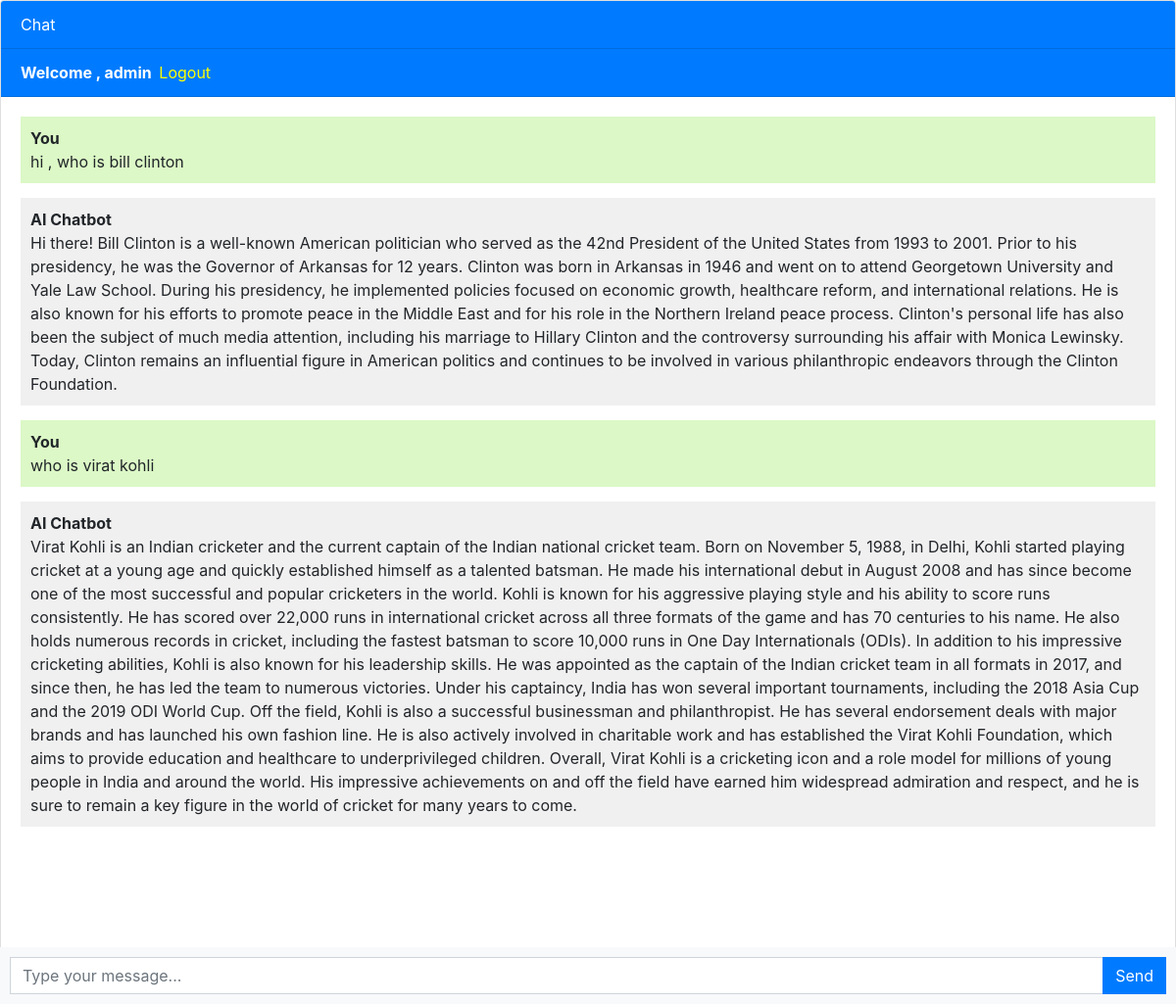
Screenshot of / (signed in) with the database file from the repository.
### chatbot/models.py (models this page shows, shortened)
class Chat(models.Model):
    user = models.ForeignKey(User,on_delete=models.CASCADE)
    message = models.TextField()
    response = models.TextField()
    created_at = models.DateTimeField(auto_now_add=True)

### chatbot/views.py (the view)
# urls.py: path('',views.chatbot,name='chatbot'),
def chatbot(request):
    chats = Chat.objects.filter(user=request.user)
    if request.method == 'POST':
        message = request.POST.get('message')
        response = generateResponse(message)
        chat = Chat(user=request.user,message=message,response=response,created_at=timezone.now())
        chat.save()
        return JsonResponse({'message':message,'response':response})
    return render(request,'chatbot.html',{'chats':chats})

### templates/chatbot.html (shortened to what this page needs)
{% extends 'base.html' %}
{% block content %}
<div class="chat-container">
  <div class="card flex-grow-1">
    <div class="card-header bg-primary text-white">Chat</div>
    {% if user.is_authenticated %}
    <div class="card-header bg-primary text-white"><b>Welcome , {{user.username}} &nbsp;</b><a style="color:yellow" href="logout">Logout</a></div>
    {% else %}
    <div class="card-header bg-primary text-white"><a style="color:yellow" href="login">Login &nbsp;</a><a style="color:yellow" href="register">register</a></div>
    {% endif %}
    <div class="card-body messages-box">
      <ul class="list-unstyled messages-list">
        {% for chat in chats %}
          {% if chat.user == request.user %}
          <li class="message sent">
            <div class="message-text">
              <div class="message-sender">
                <b>You</b>
              </div>
              <div class="message-content">
                {{chat.message}}
              </div>
            </div>
          </li>
          <li class="message received">
            <div class="message-text">
              <div class="message-sender">
                <b>AI Chatbot</b>
              </div>
              <div class="message-content">
                {{chat.response}}
              </div>
            </div>
          </li>
          {% endif %}
        {% endfor %}
      </ul>
    </div>
    <br><br>
    <br><br>
    <br><br>
  </div>
  <form class="message-form">
    <div class="input-group">
      <input type="text" class="form-control message-input" placeholder="Type your message...">
      <div class="input-group-append">
        <button type="submit" class="btn btn-primary btn-send">Send</button>
      </div>
    </div>
  </form>
</div>
{% endblock %}

### templates/base.html (shortened to what this page needs)
<!DOCTYPE html>
<html lang="en">
  <head>
    <link rel="stylesheet" href="https://stackpath.bootstrapcdn.com/bootstrap/4.3.1/css/bootstrap.min.css">
  </head>
  <body>
    {% block content %}{% endblock %}
  </body>
</html>

### templates/chatbot.html (style rules this page uses)
body, html { height: 100%; }
.messages-box { flex: 1; overflow-y: auto; }
.messages-list { padding-left: 0; }
.message { margin-bottom: 15px; list-style: none; }
.message-text { padding: 10px; border-radius: 5px; }
.sent { background-color: #dcf8c6; align-self: flex-end; }
.received { background-color: #f1f0f0; align-self: flex-start; }
.message-form { display: flex; position: fixed; bottom: 0; left: 0; right: 0; padding: 10px; background-color: #f8f9fa; }
.message-input { flex: 1; border-radius: 0; border-right: none; }
.btn-send { border-radius: 0; }
.chat-container { height: 100%; display: flex; flex-direction: column; }

### rows the page displays
Chat: message "hi , who is bill clinton", response "Hi there! Bill Clinton is a well-known American politician who served as the 42nd President of the United States from 1993 to 2001. Prior to his presidency, he was the Governor of Arkansas for 12 years. Clinton was born in Arkansas in 1946 and went on to attend Georgetown University and Yale Law School. During his presidency, he implemented policies focused on economic growth, healthcare reform, and international relations. He is also known for his efforts to promote peace in the Middle East and for his role in the Northern Ireland peace process. Clinton's personal life has also been the subject of much media attention, including his marriage to Hillary Clinton and the controversy…"
Chat: message "who is virat kohli", response "Virat Kohli is an Indian cricketer and the current captain of the Indian national cricket team. Born on November 5, 1988, in Delhi, Kohli started playing cricket at a young age and quickly established himself as a talented batsman. He made his international debut in August 2008 and has since become one of the most successful and popular cricketers in the world. Kohli is known for his aggressive playing style and his ability to score runs consistently. He has scored over 22,000 runs in international cricket across all three formats of the game and has 70 centuries to his name. He also holds numerous records in cricket, including the fastest batsman to score 10,000 runs in One Day…"

### other values shown
{{ user.username }} "admin"
